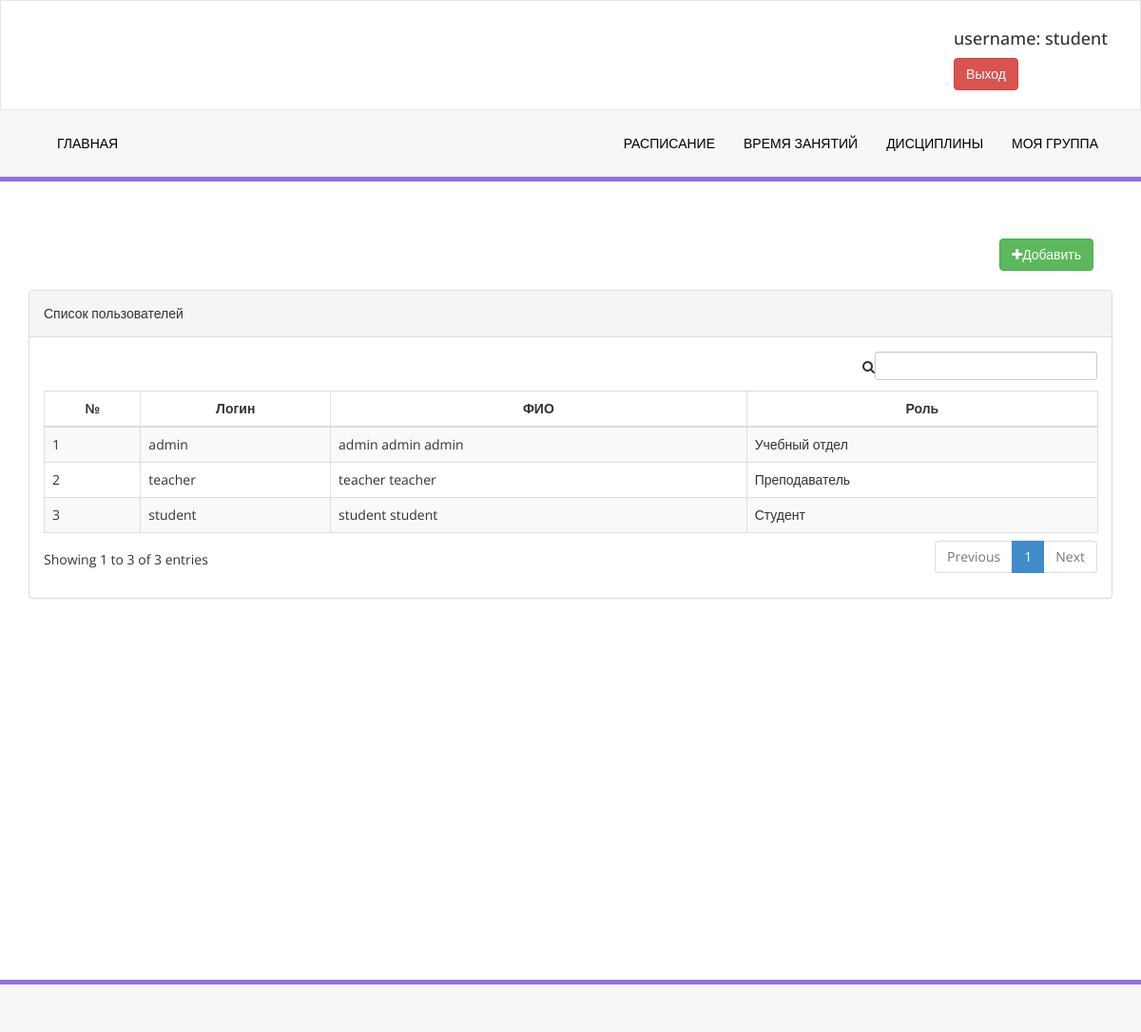
Screenshot of /profile/list/ (signed in) with the database file from the repository.
### Profile/models.py (models this page shows, shortened)
class Profile(models.Model):
    LEVEL = (
        ("Teacher", "Преподаватель"),
        ("Student", "Студент"),
        ("Training_division", "Учебный отдел")
    )
    user = models.OneToOneField(User, on_delete=models.CASCADE)
    first_name = models.CharField(max_length=255, null=True)
    last_name = models.CharField(max_length=255, null=True)
    otchestvo = models.CharField(max_length=255, null=True)
    level = models.CharField(max_length=255, choices=LEVEL)

### Profile/views.py (the view)
# urls.py: path('list/', views.ProfileListView.as_view(), name='list'),
class ProfileListView(LoginRequiredMixin, generic.ListView):
    model = Profile
    template_name = 'profile/list.html'

### templates/profile/list.html
{% extends "base.html" %}
{% block content %}
    <div class="row">
        <div class="col-md-12">
            <div class="right-div">
                <a class="btn btn-success" href="{% url 'profile:create_user' %}"> <i
                        class="fa fa-plus "></i>Добавить</a>
            </div>
        </div>
        <div class="col-md-12">
            <div class="panel panel-default">
                <div class="panel-heading">
                    Список пользователей
                </div>
                <div class="panel-body">
                    <div class="table-responsive">
                        <table class="table table-striped table-bordered table-hover" id="lesson_info_table">
                            <thead>
                            <tr>
                                <th class="text-center">№</th>
                                <th class="text-center">Логин</th>
                                <th class="text-center">ФИО</th>
                                <th class="text-center">Роль</th>
                            </tr>
                            </thead>
                            <tbody>
                            {% for profile in profile_list %}
                                <tr class="odd gradeX">
                                    <td>{{ forloop.counter }}</td>
                                    <td>{{ profile.user.username }}</td>
                                    <td>{% if profile.last_name  %}{{ profile.last_name }}{% endif %} {% if profile.first_name %}{{ profile.first_name }}{% endif %} {% if profile.otchestvo %}{{ profile.otchestvo }}{% endif %}</td>
                                    <td>{{ profile.get_level_display }}</td>
                                </tr>
                            {% endfor %}
                            </tbody>
                        </table>
                    </div>
                </div>
            </div>
        </div>
    </div>
{% endblock %}

### templates/base.html (shortened to what this page needs)
{% load static %}
<!DOCTYPE html>
<html>
<head>
    <link href='{% static 'js/fullcalendar-5.3.2/lib/main.css' %}' rel='stylesheet'/>
    <link rel="stylesheet" href="//code.jquery.com/ui/1.12.1/themes/base/jquery-ui.css">
    <link rel="stylesheet" href="/resources/demos/style.css">
    <link href="{% static 'css/bootstrap.css' %}" rel="stylesheet"/>
    <link href="{% static 'css/font-awesome.css' %}" rel="stylesheet"/>
    <link href="{% static 'css/style.css' %}" rel="stylesheet"/>
    <link href="{% static 'js/dataTables/dataTables.bootstrap.css' %}" rel="stylesheet"/>
</head>
<body>
<div class="navbar navbar-inverse set-radius-zero">
    <div class="container">
        <div class="row">
            <div class="pull-right right-div">
                <h4> username: {{ request.user.username }} </h4>
                <a href="{% url 'logout' %}" class="btn btn-danger">Выход</a>
            </div>
        </div>
    </div>
</div>
<section class="menu-section">
    <div class="container">
        <div class="row ">
            <div class="col-md-12">
                <div class="navbar-collapse collapse ">
                    <ul id="menu-top" class="nav navbar-nav navbar-left">
                        <li><a id="nav-stream" href="/" class="">Главная</a></li>
                    </ul>
                    <ul id="menu-top" class="nav navbar-nav navbar-right">
                        <li><a id="nav-stream" href="{% url "calendar:list" %}" class="">Расписание</a></li>
                        <li><a id="nav-subs" href="{% url "lesson:time" %}">Время занятий</a></li>
                        <li><a id="nav-create" href="{% url 'lesson:info' %}">Дисциплины</a></li>
                        {% if request.user.profile.level == "Student" %}
                            <li><a id="nav-create" href="{% url 'profile:group_list' %}">Моя группа</a></li>
                        {% else %}
                            <li><a id="nav-create" href="{% url 'profile:group_list' %}">Группы</a></li>
                        {% endif %}
                    </ul>
                </div>
            </div>
        </div>
    </div>
</section>
<div class="content-wrapper">
    <div class="container">
        {% block content %}
        {% endblock %}
    </div>
</div>
<section class="footer-section">
</section>
</body>
</html>

### static/css/style.css (style rules this page uses)
.set-radius-zero { border-radius:0px; -moz-border-radius:0px; -webkit-border-radius:0px; }
.content-wrapper { margin-top: 40px; min-height:800px; padding-bottom:90px; }
.right-div { float: right; padding: 20px; }
#menu-top a { color:#000; text-decoration:none; font-weight:500; padding: 25px 15px 25px 15px; text-transform:uppercase; }
.menu-section { background-color: #f7f7f7; border-bottom:5px solid #9170E4; width:100% }
.navbar-inverse { background-color: #FFF; border-color: rgba(155, 153, 153, 0.23); }
.navbar { min-height: 90px; margin-bottom: 0px; }
.footer-section { padding:25px 50px 25px 50px; color:#000; font-size:13px; background-color: #f7f7f7; text-align:right; border-top:5px solid #9170E4; }

### rows the page displays
Profile: user.username "admin", last_name "admin", first_name "admin", otchestvo "admin", level "Учебный отдел"
Profile: user.username "teacher", last_name "teacher", first_name "teacher", level "Преподаватель"
Profile: user.username "student", last_name "student", first_name "student", level "Студент"

### other values shown
{{ request.user.username }} "student"
